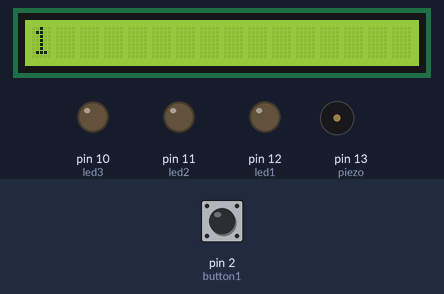
Bench run of a sketch on a simulated Arduino Uno, built with avr-gcc and run on an emulated ATmega328P. On the bench: 16×1 character LCD, output pins drawn as LEDs (lit = HIGH), buzzer (waves = sounding). Dashed ring = blinking. The inputs (shaded band) are chosen by the test bench; at power-on: pin 2 (button1) HIGH.

Above: at 1.6 s.
1.7 s: pin 2 (button1) pulled LOW for 1 s
At 1.95 s:
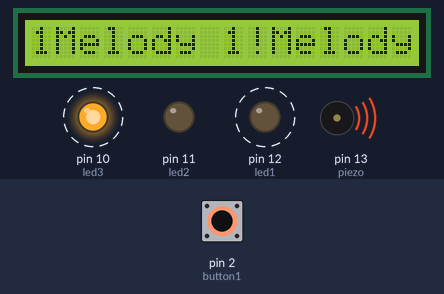
3.3 s: pin 2 (button1) pulled LOW for 0.15 s
At 4.7 s:
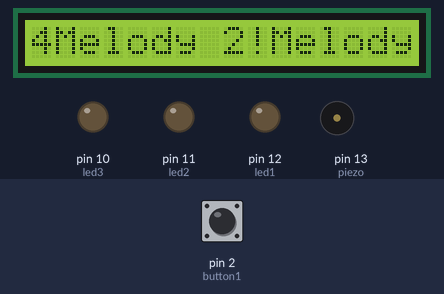
4.9 s: pin 2 (button1) pulled LOW for 0.15 s
At 5.05 s:
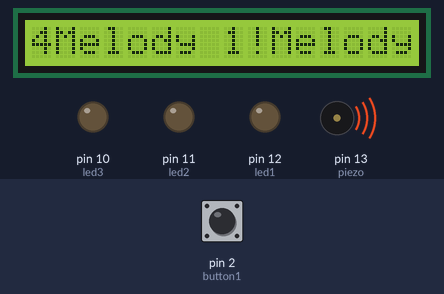
8.0 s: pin 2 (button1) pulled LOW for 3.2 s
At 10.28 s:
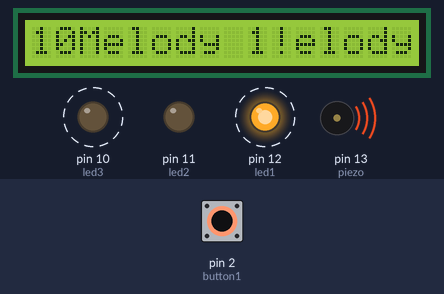
Timing chart, 0 to 12.8 s (numbered marks = the images above; inputs shaded):
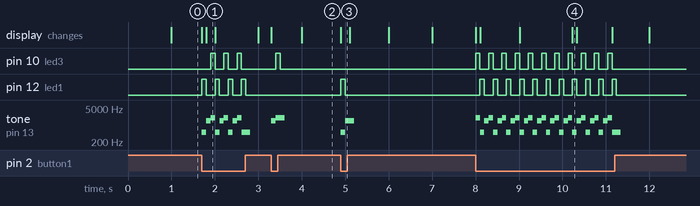

Measured:
- after the input at 1.7 s, pin 10 (led3): alternates HIGH for 0.10 s and LOW for 0.20 s, 6 changes in all, then stays LOW, starting after 0.20 s; pin 12 (led1): alternates HIGH for 0.10 s and LOW for 0.20 s, 8 changes in all, then stays LOW, starting at once
- after the input at 3.3 s, pin 10 (led3): LOW → HIGH after 0.10 s, → LOW 0.10 s later; tone on pin 13 (piezo): silent → 1500 Hz at once, → 2000 Hz 0.10 s later, → silent 0.20 s later; the display: first changes at once (image 2 shows a later state)
- after the input at 4.9 s, pin 12 (led1): LOW → HIGH at once, → LOW 0.10 s later; tone on pin 13 (piezo): silent → 500 Hz at once, → 1500 Hz 0.10 s later, → silent 0.20 s later
- after the input at 8.0 s, pin 10 (led3): alternates HIGH for 0.10 s and LOW for 0.20 s, 22 changes in all, then stays LOW, starting at once; pin 12 (led1): alternates HIGH for 0.10 s and LOW for 0.20 s, 22 changes in all, then stays LOW, starting after 0.10 s

The sketch:

melodies.ino
```cpp
#include <LiquidCrystal.h>


LiquidCrystal lcd(9, 8, 7, 6, 5, 4);

int button1 = 2;
int button2 = 3;
int piezo = 13;
int led1 = 12;
int led2 = 11;
int led3 = 10;

int cnt;
int flag = 0;
int state = 0;

void setup() {

  pinMode(piezo, OUTPUT);
  pinMode(led1, OUTPUT);
  pinMode(led2, OUTPUT);
  pinMode(led3, OUTPUT);
  pinMode(button1, INPUT_PULLUP);
  pinMode(button2, INPUT_PULLUP);

  lcd.begin(16, 1);
}

void loop() {

  if ( digitalRead(button1) == LOW && (flag == 0 || flag == 3)  )
  {
    digitalWrite(led1, !state);
    lcd.print("Melody 1!");
    tone(piezo, 500, 200);
    delay(100);
    flag = 1;
    digitalWrite(led1, state);
  }

  if ( digitalRead(button1) == LOW && flag == 1  )
  {
    lcd.print("Melody 2!");
    tone(piezo, 1500, 200);
    delay(100);
    digitalWrite(led2, !state);
    flag = 2;
    digitalWrite(led2, state);
  }

  if ( digitalRead(button1) == LOW && flag == 2  )
  {
    digitalWrite(led3, !state);
    lcd.print("Melody 3!");
    tone(piezo, 2000, 200);
    flag = 3;
    delay(100);
    digitalWrite(led3, state);
  }


  lcd.setCursor(0, 1);
  lcd.print(millis() / 1000);
}
```
